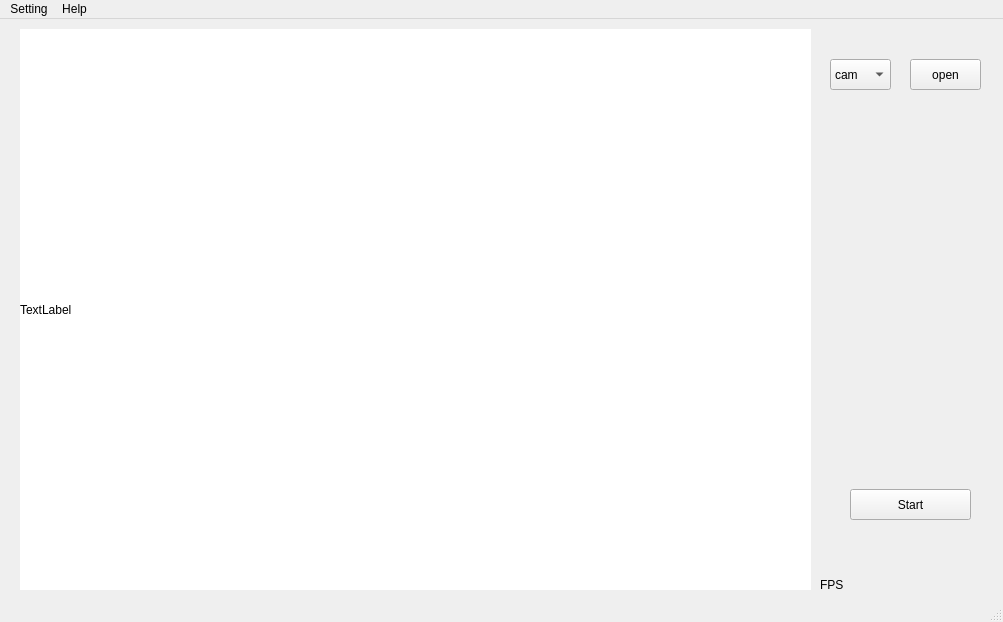
<?xml version="1.0" encoding="UTF-8"?>
<ui version="4.0">
 <class>MainWindow</class>
 <widget class="QMainWindow" name="MainWindow">
  <property name="geometry">
   <rect>
    <x>0</x>
    <y>0</y>
    <width>1003</width>
    <height>622</height>
   </rect>
  </property>
  <property name="windowTitle">
   <string>RAM</string>
  </property>
  <widget class="QWidget" name="centralwidget">
   <widget class="QPushButton" name="btnStart">
    <property name="geometry">
     <rect>
      <x>850</x>
      <y>470</y>
      <width>121</width>
      <height>31</height>
     </rect>
    </property>
    <property name="text">
     <string>Start</string>
    </property>
   </widget>
   <widget class="QLabel" name="labelMain">
    <property name="geometry">
     <rect>
      <x>20</x>
      <y>10</y>
      <width>791</width>
      <height>561</height>
     </rect>
    </property>
    <property name="styleSheet">
     <string notr="true">background-color: white;</string>
    </property>
    <property name="text">
     <string>TextLabel</string>
    </property>
   </widget>
   <widget class="QComboBox" name="cmbVideoType">
    <property name="geometry">
     <rect>
      <x>830</x>
      <y>40</y>
      <width>61</width>
      <height>31</height>
     </rect>
    </property>
    <item>
     <property name="text">
      <string>cam</string>
     </property>
    </item>
    <item>
     <property name="text">
      <string>video</string>
     </property>
    </item>
   </widget>
   <widget class="QPushButton" name="btnOpen">
    <property name="geometry">
     <rect>
      <x>910</x>
      <y>40</y>
      <width>71</width>
      <height>31</height>
     </rect>
    </property>
    <property name="text">
     <string>open</string>
    </property>
   </widget>
   <widget class="QLabel" name="labelFps">
    <property name="geometry">
     <rect>
      <x>820</x>
      <y>560</y>
      <width>56</width>
      <height>12</height>
     </rect>
    </property>
    <property name="text">
     <string>FPS</string>
    </property>
   </widget>
  </widget>
  <widget class="QMenuBar" name="menubar">
   <property name="geometry">
    <rect>
     <x>0</x>
     <y>0</y>
     <width>1003</width>
     <height>21</height>
    </rect>
   </property>
   <widget class="QMenu" name="menu_help">
    <property name="title">
     <string>Help</string>
    </property>
    <addaction name="menu_help_info"/>
   </widget>
   <widget class="QMenu" name="menu_setting">
    <property name="title">
     <string>Setting</string>
    </property>
    <addaction name="menu_setting_exit"/>
   </widget>
   <addaction name="menu_setting"/>
   <addaction name="menu_help"/>
  </widget>
  <widget class="QStatusBar" name="statusbar"/>
  <action name="menu_help_info">
   <property name="text">
    <string>Info</string>
   </property>
   <property name="shortcut">
    <string>Ctrl+I</string>
   </property>
  </action>
  <action name="menu_setting_exit">
   <property name="text">
    <string>Exit</string>
   </property>
   <property name="shortcut">
    <string>Ctrl+X</string>
   </property>
  </action>
 </widget>
 <resources/>
 <connections/>
</ui>
